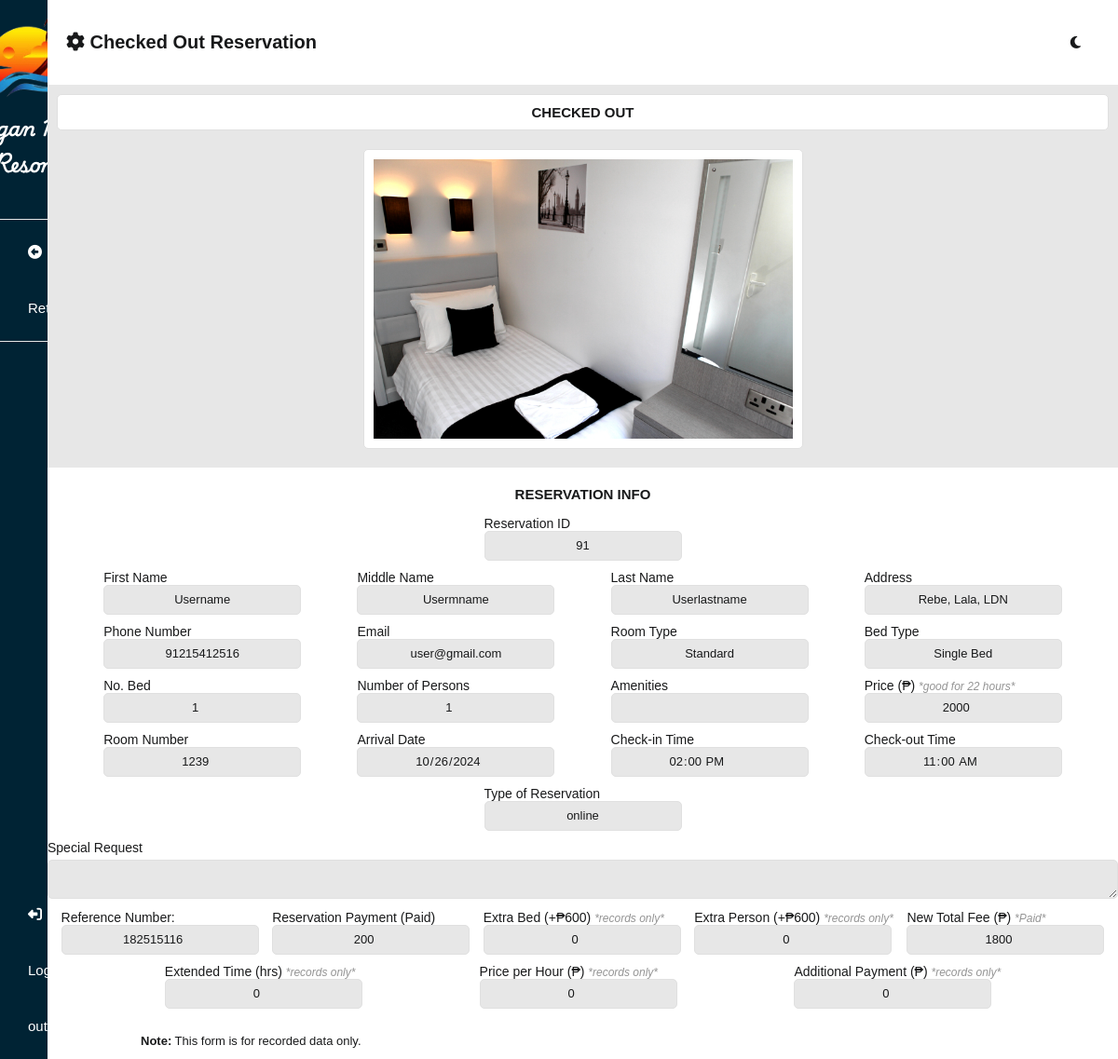
The app's page /admin/room_checkedOut.php?manage_id=91 (signed in) with its own data.
### tables this page shows
CREATE TABLE `reserve_room_tbl` (
  `reserve_id` int(11) NOT NULL,
  `user_id` bigint(255) NOT NULL,
  `status` varchar(255) NOT NULL,
  `reservation_type` varchar(255) NOT NULL,
  `fname` varchar(255) NOT NULL,
  `mname` varchar(255) NOT NULL,
  `lname` varchar(255) NOT NULL,
  `address` varchar(255) NOT NULL,
  `phone_number` bigint(255) NOT NULL,
  `email` varchar(255) NOT NULL,
  `date_of_arrival` text NOT NULL,
  `time_of_arrival` time NOT NULL,
  `room_number` bigint(255) NOT NULL,
  `room_type` varchar(255) NOT NULL,
  `bed_type` varchar(255) NOT NULL,
  `bed_quantity` int(50) NOT NULL,
  `number_of_person` int(255) NOT NULL,
  `amenities` varchar(255) NOT NULL,
  `price` bigint(255) NOT NULL,
  `special_request` varchar(255) NOT NULL,
  `photo` varchar(255) NOT NULL,
  `reference_number` bigint(255) NOT NULL,
  `reservation_fee` bigint(255) NOT NULL,
  `extra_bed` int(255) NOT NULL,
  `extra_person` int(255) NOT NULL,
  `total_fee` bigint(255) NOT NULL,
  `extend_time` int(255) NOT NULL,
  `extend_price` bigint(255) NOT NULL,
  `additional_payment` bigint(255) NOT NULL,
  `time_out` time NOT NULL,
  `rejection_reason` text NOT NULL
);

### admin/room_checkedOut.php (the view, shortened to what this page needs)
<?php
include('db_connect.php');
$manage_data = [
    'reserve_id' => '',
    'fname' => '',
    'lname' => '',
    'address' => '',
    'phone_number' => '',
    'email' => '',
    'date_of_arrival' => '',
    'time_of_arrival' => '',
    'room_type' => '',
    'number_of_person' => '',
    'amenities' => '',
    'price' => '',
    'special_request' => '',
    'reservation_type' => '',
    'photo' => ''
];
if (isset($_GET['manage_id'])) {
    $manage_id = $_GET['manage_id'];
    $manage_query = "SELECT * FROM reserve_room_tbl WHERE reserve_id = $manage_id";
    $manage_result = mysqli_query($con, $manage_query);
    $manage_data = mysqli_fetch_assoc($manage_result);
}
?>
<!DOCTYPE html>
<html lang="en">
<head>
    <?php
    include 'assets.php'
    ?>
    <link rel="stylesheet" type="text/css" href="css/main.css?v=<?php echo time(); ?>">
    <link rel="stylesheet" type="text/css" href="css/sidenav2.css?v=<?php echo time(); ?>">
    <link rel="stylesheet" type="text/css" href="css/allReservationRoomAndCottage.css?v=<?php echo time(); ?>">
</head>
<body>
    <main>
        <section class="side-nav">
            <div class="menu-container">
                <div class="logo-container">
                    <img src="../system_images/suntree.png" alt="">
                    <label for="">Estregan Beach Resort</label>
                </div>
                <div class="menu">
                    <div class="item"><a href="dashboardRoomReservation.php"><i class="fa-regular fa-circle-left"></i>
                            Return</a>
                    </div>
                </div>
            </div>
            <?php
            include 'logoutbtn.php'
            ?>
        </section>
        <section class="middle-container">
            <div class="header-container">
                <div class="title-head">
                    <label for=""><i class="fa-solid fa-gear"></i> Checked Out Reservation</label>
                </div>
                <?php include 'icon-container.php' ?>
            </div>
            <div class="center-container">
                <div class="container">
                    <div class="header-label">
                        <label for="">CHECKED OUT</label>
                    </div>
                    <form method="post" action="" class="form-container">
                        <div class="info-container">
                            <div class="image-container">
                                <img name="photo" src="<?php echo $manage_data['photo']; ?>" alt="">
                            </div>
                            <div class="header-label2">
                                <label>RESERVATION INFO</label>
                            </div>
                            <div class="line">
                                <div>
                                    <label>Reservation ID</label><br>
                                    <input value="<?php echo $manage_data['reserve_id']; ?>">
                                </div>
                            </div>
                            <div>
                                <div>
                                    <div class="line">
                                        <div>
                                            <label>First Name</label><br>
                                            <input name="first_name" value="<?php echo $manage_data['fname']; ?>"
                                                disabled>
                                        </div>
                                        <div>
                                            <label>Middle Name</label><br>
                                            <input name="middle_name" value="<?php echo $manage_data['mname']; ?>"
                                                disabled>
                                        </div>
                                        <div>
                                            <label>Last Name</label><br>
                                            <input name="last_name" value="<?php echo $manage_data['lname']; ?>"
                                                disabled>
                                        </div>
                                        <div>
                                            <label>Address</label><br>
                                            <input name="address" value="<?php echo $manage_data['address']; ?>"
                                                disabled>
                                        </div>
                                    </div>
                                    <div class="line">
                                        <div>
                                            <label>Phone Number</label><br>
                                            <input name="phone_number"
                                                value="<?php echo $manage_data['phone_number']; ?>" disabled>
                                        </div>
                                        <div>
                                            <label>Email</label><br>
                                            <input class="notransform" name="email"
                                                value="<?php echo $manage_data['email']; ?>" disabled>
                                        </div>
                                        <div>
                                            <label>Room Type</label><br>
                                            <input name="room_type" value="<?php echo $manage_data['room_type']; ?>"
                                                disabled>
                                        </div>
                                        <div>
                                            <label>Bed Type</label><br>
                                            <input type="text" name="bed_type"
                                                value="<?php echo $manage_data['bed_type']; ?>" disabled>
                                        </div>
                                    </div>
                                    <div class="line">
                                        <div>
                                            <label>No. Bed</label><br>
                                            <input type="number" name="bed_quantity"
                                                value="<?php echo $manage_data['bed_quantity']; ?>" disabled>
                                        </div>
                                        <div>
                                            <label>Number of Persons</label><br>
                                            <input type="number" name="number_of_person"
                                                value="<?php echo $manage_data['number_of_person']; ?>" disabled>
                                        </div>
                                        <div>
                                            <label>Amenities</label><br>
                                            <input name="amenities" value="<?php echo $manage_data['amenities']; ?>"
                                                disabled>
                                        </div>
                                        <div>
                                            <label>Price (₱) <em id="goodfor">*good for 22 hours*</em></label><br>
                                            <input type="number" name="price"
                                                value="<?php echo $manage_data['price']; ?>" disabled>
                                        </div>
                                    </div>
                                    <div class="line">
                                        <div>
                                            <label>Room Number</label><br>
                                            <input type="number" class="notransform" name="room_number"
                                                value="<?php echo $manage_data['room_number']; ?>" disabled>
                                        </div>
                                        <div>
                                            <label>Arrival Date</label><br>
                                            <input type="date" class="notransform" name="date_of_arrival"
                                                value="<?php echo $manage_data['date_of_arrival']; ?>" disabled>
                                        </div>
                                        <div>
                                            <label>Check-in Time</label><br>
                                            <input type="time" name="time_of_arrival"
                                                value="<?php echo $manage_data['time_of_arrival']; ?>" disabled>
                                        </div>
                                        <div>
                                            <label>Check-out Time</label><br>
                                            <input type="time" name="time_out"
                                                value="<?php echo $manage_data['time_out']; ?>" disabled>
                                        </div>
                                    </div>
                                    <div class="line">
                                        <div>
                                            <label>Type of Reservation</label><br>
                                            <input type="text" class="notransform" name="reservation_type"
                                                value="<?php echo $manage_data['reservation_type']; ?>" disabled>
                                        </div>
                                    </div>
                                    <div class="line">
                                        <div>
                                            <label>Special Request</label><br>
                                            <textarea name="special_request" id=""
                                                disabled><?php echo $manage_data['special_request']; ?></textarea>
                                        </div>
                                    </div>
                                </div>
                                <div class="line">
                                    <div>
                                        <label>Reference Number:</label><br>
                                        <input type="number" value="<?php echo $manage_data['reference_number']; ?>" readonly>
                                    </div>
                                    <div>
                                        <label>Reservation Payment (Paid)</label><br>
                                        <input type="number" class="notransform" name="reservation_fee"
                                            value="<?php echo $manage_data['reservation_fee']; ?>" disabled>
                                    </div>
                                    <div>
                                        <label>Extra Bed (+₱600) <em id="goodfor">*records only*</em></label><br>
                                        <input type="number" class="notransform" name="extra_bed"
                                            value="<?php echo $manage_data['extra_bed']; ?>" disabled>
                                    </div>
                                    <div>
                                        <label>Extra Person (+₱600) <em id="goodfor">*records only*</em></label><br>
                                        <input type="number" name="extra_person"
                                            value="<?php echo $manage_data['extra_person']; ?>" disabled>
                                    </div>
                                    <div>
                                        <label>New Total Fee (₱) <em id="goodfor">*Paid*</em></label><br>
                                        <input type="number" name="total_fee"
                                            value="<?php echo $manage_data['total_fee']; ?>" disabled>
                                    </div>
                                </div>
                                <div class="line">
                                    <div>
                                        <label>Extended Time (hrs) <em id="goodfor">*records only*</em></label><br>
                                        <input type="number" class="notransform" name="extended_time"
                                            value="<?php echo $manage_data['extend_time']; ?>" disabled>
                                    </div>
                                    <div>
                                        <label>Price per Hour (₱) <em id="goodfor">*records only*</em></label><br>
                                        <input type="number" class="notransform" name="extended_price"
                                            value="<?php echo $manage_data['extend_price']; ?>" disabled>
                                    </div>
                                    <div>
                                        <label>Additional Payment (₱) <em id="goodfor">*records only*</em></label><br>
                                        <input type="number" class="notransform" name="additional_payment"
                                            value="<?php echo $manage_data['additional_payment']; ?>" disabled>
                                    </div>
                                </div>
                                <div class="note">
                                    <p>
                                        <b>Note:</b> This form is for recorded data only.
                                    </p>
                                </div>
                            </div>
                        </div>
                    </form>
                </div>
            </div>
        </section>
    </main>
</body>
</html>

### records on screen
reserve_room_tbl: photo (picture), reserve_id "91", first_name "username", middle_name "usermname", last_name "userlastname", address "rebe, lala, lDN", phone_number "91215412516", email "user@gmail.com", room_type "Standard", bed_type "Single Bed", bed_quantity "1", number_of_person "1", price "2000", room_number "1239", date_of_arrival "10/26/2024", time_of_arrival "14:00:00", time_out "11:00:00", reservation_type "online", reference_number "182515116", reservation_fee "200", extra_bed "0", extra_person "0", total_fee "1800", extended_time "0", extended_price "0", additional_payment "0"
